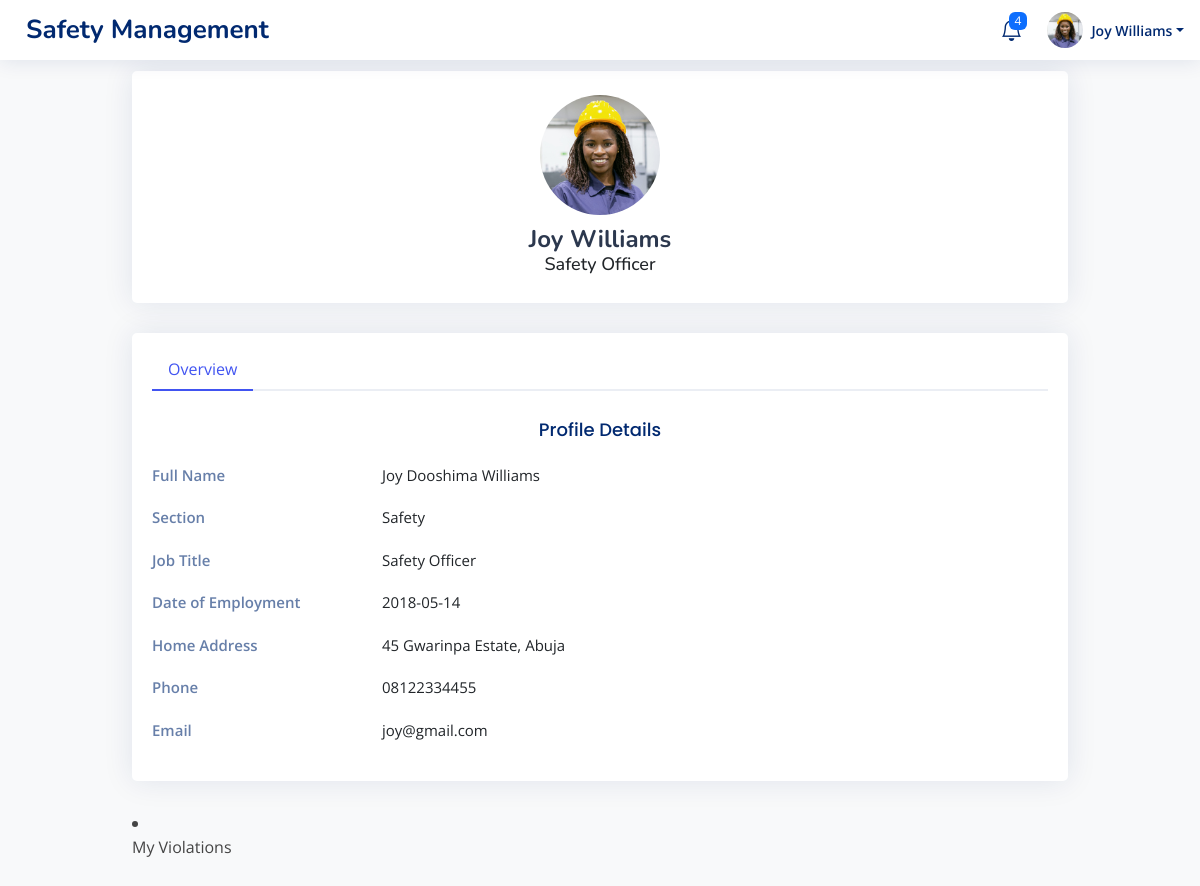
The page /safety-officer-dashboard.php (signed in) on the database its author committed.
### tables this page shows
CREATE TABLE `users` (
  `user_id` int(11) NOT NULL,
  `email` varchar(255) NOT NULL,
  `staff_id` varchar(255) NOT NULL,
  `is_registered` enum('0','1') NOT NULL,
  `password` varchar(255) NOT NULL,
  `first_name` varchar(255) NOT NULL,
  `middle_name` varchar(255) DEFAULT NULL,
  `surname` varchar(255) NOT NULL,
  `profile_picture_path` varchar(255) NOT NULL,
  `role` enum('anonymous','employee','safety officer','admin') NOT NULL DEFAULT 'anonymous',
  `section` varchar(255) DEFAULT NULL,
  `department` varchar(255) DEFAULT NULL,
  `phone` varchar(20) DEFAULT NULL,
  `job_title` varchar(255) DEFAULT NULL,
  `date_of_employment` date DEFAULT NULL,
  `home_address` text DEFAULT NULL
);

### safety-officer-dashboard.php (the view, shortened to what this page needs)
<?php
$host = 'localhost';
$dbname = 'safety_management';
$username = 'root';
$password = '';
try {
    $pdo = new PDO("mysql:host=$host;dbname=$dbname", $username, $password);
    $pdo->setAttribute(PDO::ATTR_ERRMODE, PDO::ERRMODE_EXCEPTION);
    $email = $_SESSION['email'];
    $stmt = $pdo->prepare("SELECT * FROM users WHERE email = :email");
    $stmt->execute(['email' => $email]);
    $user = $stmt->fetch(PDO::FETCH_ASSOC);
} catch (PDOException $e) {
    die("Database connection failed: " . $e->getMessage());
}
$profile_picture = !empty($user['profile_picture_path']) ? $user['profile_picture_path'] : 'assets/img/users/avatar.png';
?>
<!DOCTYPE html>
<html lang="en">
<head>
    <link href="assets/vendor/bootstrap/css/bootstrap.min.css" rel="stylesheet">
    <link href="assets/vendor/bootstrap-icons/bootstrap-icons.css" rel="stylesheet">
    <link href="assets/vendor/boxicons/css/boxicons.min.css" rel="stylesheet">
    <link href="assets/vendor/quill/quill.snow.css" rel="stylesheet">
    <link href="assets/vendor/quill/quill.bubble.css" rel="stylesheet">
    <link href="assets/vendor/remixicon/remixicon.css" rel="stylesheet">
    <link href="assets/vendor/simple-datatables/style.css" rel="stylesheet">
    <link href="assets/css/style.css" rel="stylesheet">
</head>
<body>
    <header id="header" class="header fixed-top d-flex align-items-center">
        <div class="d-flex align-items-center justify-content-between">
            <a href="index.php" class="logo d-flex align-items-center">
                <span class="d-none d-lg-block">Safety Management</span>
            </a>
        </div>
        <nav class="header-nav ms-auto">
            <ul class="d-flex align-items-center">
                <li class="nav-item dropdown">
                    <a class="nav-link nav-icon" href="#" data-bs-toggle="dropdown">
                        <i class="bi bi-bell"></i>
                        <span class="badge bg-primary badge-number">4</span>
                    </a>
                </li>
                <li class="nav-item dropdown pe-3">
                    <a class="nav-link nav-profile d-flex align-items-center pe-0" href="#" data-bs-toggle="dropdown">
                        <img src="<?php echo htmlspecialchars($profile_picture); ?>" alt="Profile"
                            class="rounded-circle">
                        <span
                            class="d-none d-md-block dropdown-toggle ps-2"><?php echo htmlspecialchars($user['first_name'] . ' ' . $user['surname']); ?></span>
                    </a>
                </li>
            </ul>
        </nav>
    </header>
    <div class="main-content">
        <div class="pagetitle">
            <h1>Profile</h1>
        </div>
        <section class="section profile">
            <div class="row">
                <div class="col-xl-12">
                    <div class="card">
                        <div class="card-body profile-card pt-4 d-flex flex-column align-items-center">
                            <img src="<?php echo htmlspecialchars($profile_picture); ?>" alt="Profile"
                                class="rounded-circle">
                            <h2><?php echo htmlspecialchars($user['first_name'] . ' ' . $user['surname']); ?></h2>
                            <h3><?php echo htmlspecialchars($user['job_title']); ?></h3>
                        </div>
                    </div>
                </div>
                <div class="col-xl-12">
                    <div class="card">
                        <div class="card-body pt-3">
                            <ul class="nav nav-tabs nav-tabs-bordered">
                                <li class="nav-item">
                                    <button class="nav-link active" data-bs-toggle="tab"
                                        data-bs-target="#profile-overview">Overview</button>
                                </li>
                            </ul>
                            <div class="tab-content pt-2">
                                <div class="tab-pane fade show active profile-overview" id="profile-overview">
                                    <h5 class="card-title text-center">Profile Details</h5>
                                    <div class="row">
                                        <div class="col-lg-3 col-md-4 label">Full Name</div>
                                        <div class="col-lg-9 col-md-8">
                                            <?php echo htmlspecialchars($user['first_name'] . ' ' . ($user['middle_name'] ?? '') . ' ' . $user['surname']); ?>
                                        </div>
                                    </div>
                                    <div class="row">
                                        <div class="col-lg-3 col-md-4 label">Section</div>
                                        <div class="col-lg-9 col-md-8">
                                            <?php echo htmlspecialchars($user['section'] ?? ''); ?></div>
                                    </div>
                                    <div class="row">
                                        <div class="col-lg-3 col-md-4 label">Job Title</div>
                                        <div class="col-lg-9 col-md-8">
                                            <?php echo htmlspecialchars($user['job_title'] ?? ''); ?></div>
                                    </div>
                                    <div class="row">
                                        <div class="col-lg-3 col-md-4 label">Date of Employment</div>
                                        <div class="col-lg-9 col-md-8">
                                            <?php echo htmlspecialchars($user['date_of_employment'] ?? ''); ?></div>
                                    </div>
                                    <div class="row">
                                        <div class="col-lg-3 col-md-4 label">Home Address</div>
                                        <div class="col-lg-9 col-md-8">
                                            <?php echo htmlspecialchars($user['home_address'] ?? ''); ?></div>
                                    </div>
                                    <div class="row">
                                        <div class="col-lg-3 col-md-4 label">Phone</div>
                                        <div class="col-lg-9 col-md-8">
                                            <?php echo htmlspecialchars($user['phone'] ?? ''); ?></div>
                                    </div>
                                    <div class="row">
                                        <div class="col-lg-3 col-md-4 label">Email</div>
                                        <div class="col-lg-9 col-md-8">
                                            <?php echo htmlspecialchars($user['email'] ?? ''); ?></div>
                                    </div>
                                </div>
                            </div>
                        </div>
                    </div>
                </div>
            </div>
        </section>
        <li class="nav-item">
            <button class="nav-link" data-bs-toggle="tab" data-bs-target="#my-violations">My Violations</button>
        </li>
</body>
</html>

### assets/css/style.css (style rules this page uses)
:root { scroll-behavior: smooth; }
body { font-family: "Open Sans", sans-serif; background: #f6f9ff; color: #444444; }
a { color: #4154f1; text-decoration: none; }
h1, h2, h3, h4, h5, h6 { font-family: "Nunito", sans-serif; }
.pagetitle { margin-bottom: 10px; }
.pagetitle h1 { font-size: 24px; margin-bottom: 0; font-weight: 600; color: #012970; }
.card { margin-bottom: 30px; border: none; border-radius: 5px; box-shadow: 0px 0 30px rgba(1, 41, 112, 0.1); }
.card-title { padding: 20px 0 15px 0; font-size: 18px; font-weight: 500; color: #012970; font-family: "Poppins", sans-serif; }
.card-body { padding: 0 20px 20px 20px; }
.nav-tabs-bordered { border-bottom: 2px solid #ebeef4; }
.nav-tabs-bordered .nav-link { margin-bottom: -2px; border: none; color: #2c384e; }
.nav-tabs-bordered .nav-link.active { background-color: #fff; color: #4154f1; border-bottom: 2px solid #4154f1; }
.logo { line-height: 1; }
@media (min-width: 1200px) { .logo { width: 280px; } }
.logo span { font-size: 26px; font-weight: 700; color: #012970; font-family: "Nunito", sans-serif; }
.header { transition: all 0.5s; z-index: 997; height: 60px; box-shadow: 0px 2px 20px rgba(1, 41, 112, 0.1); background-color: #fff; padding-left: 20px; }
.header-nav ul { list-style: none; }
.header-nav>ul { margin: 0; padding: 0; }
.header-nav .nav-icon { font-size: 22px; color: #012970; margin-right: 25px; position: relative; }
.header-nav .nav-profile { color: #012970; }
.header-nav .nav-profile img { max-height: 36px; }
.header-nav .nav-profile span { font-size: 14px; font-weight: 600; }
.header-nav .badge-number { position: absolute; inset: -2px -5px auto auto; font-weight: normal; font-size: 12px; padding: 3px 6px; }
.profile .profile-card img { max-width: 120px; }
.profile .profile-card h2 { font-size: 24px; font-weight: 700; color: #2c384e; margin: 10px 0 0 0; }
.profile .profile-card h3 { font-size: 18px; }
.profile .profile-overview .row { margin-bottom: 20px; font-size: 15px; }
.profile .profile-overview .card-title { color: #012970; }
.profile .profile-overview .label { font-weight: 600; color: rgba(1, 41, 112, 0.6); }

### safety-officer-dashboard.php (style rules this page uses)
body { font-family: 'Open Sans', sans-serif; background-color: #f8f9fa; }
.main-content { margin-left: 250px; padding: 2rem; max-width: 1000px; margin: auto; }
.rounded-circle { border-radius: 50% !important; object-fit: cover; }

### rows shown on the page
users: profile_picture_path (picture), first_name+surname "Joy Williams", job_title "Safety Officer", first_name+middle_name+surname "Joy Dooshima Williams", section "Safety", date_of_employment "2018-05-14", home_address "45 Gwarinpa Estate, Abuja", phone "08122334455", email "joy@gmail.com"
